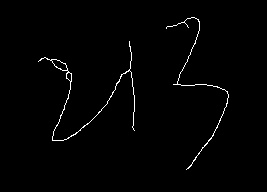
#> input picture data/ske1.jpg, 267 x 192 px
$ python segment.py --image data/ske1.jpg
#> lines starting #> are read from the running program, lines starting #| are printed output that depends on the picture; after the words box and inside, x2 and y2 are one past the last pixel; in counts of white or black regions, pixels touching at a corner belong together
#!/usr/bin/env python
# coding: utf-8

import numpy as np
import cv2
import argparse
import math
import sys

ap = argparse.ArgumentParser()
ap.add_argument("-i", "--image", required=True, help="path to input image")
args = vars(ap.parse_args())


def skeletonize(img):
    """ OpenCV function to return a skeletonized version of img, a Mat object"""

    #  hat tip to http://felix.abecassis.me/2011/09/opencv-morphological-skeleton/

    img = img.copy()  # don't clobber original
    skel = img.copy()

    skel[:,:] = 0
    kernel = cv2.getStructuringElement(cv2.MORPH_CROSS, (3, 3))

    while True:
        eroded = cv2.morphologyEx(img, cv2.MORPH_ERODE, kernel)
        temp = cv2.morphologyEx(eroded, cv2.MORPH_DILATE, kernel)
        temp = cv2.subtract(img, temp)  # 消失的像素是skeleton的一部分
        skel = cv2.bitwise_or(skel, temp)
        img[:, :] = eroded[:, :]
        if cv2.countNonZero(img) == 0:
            break

    return skel


def skeleton_endpoints(skel):
    # make out input nice, possibly necessary
    skel = skel.copy()
    skel[skel!=0] = 1
    skel = np.uint8(skel)

    # apply the convolution
    kernel = np.uint8([[1,  1, 1],
                       [1, 10, 1],
                       [1,  1, 1]])
    src_depth = -1
    filtered = cv2.filter2D(skel, src_depth, kernel)

    # now look through to find the value of 11
    # this returns a mask of the endpoints, but if you just want the coordinates,
    # you could simply return np.where(filtered==11)
    out = np.zeros_like(skel)
    out[np.where(filtered == 11)] = 1
    return out


img = cv2.imread(args["image"], 0)
#> img is the input picture: shape (192, 267); min 0, max 255, mean 3.1
# img = cv2.bitwise_not(img,img)
# gray = cv2.imread(args["image"],0)
gray = img
height, width = gray.shape
#> height = 192; width = 267

kernel1 = cv2.getStructuringElement(cv2.MORPH_CROSS, (5, 5))
erode = cv2.erode(gray, kernel1, iterations=1)
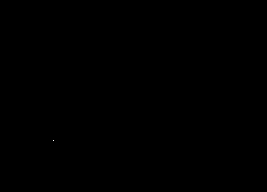
#> erode: shape (192, 267); values 0 (black) and 1 (white), 0% white in thin lines or dots, all inside (x1, y1, x2, y2) = (53, 140, 54, 141)
cv2.imshow('erode', erode)
cv2.waitKey(0)

ret, img = cv2.threshold(img, 127, 255, 0)
#> img: shape (192, 267); 1.2% white in thin lines or dots, all inside (x1, y1, x2, y2) = (38, 17, 229, 170)

skel = img  # skeletonize(img)

cv2.imshow("skel", skel)
cv2.waitKey(0)

# [4 lines of commented-out code are left out]

res = np.zeros((height, width))
im = skel
for x in range(1, height - 1):
    for y in range(1, width - 1):
        if im[x, y] == 0:
            continue
        neighbors = 0
        for k in range(-1, 1 + 1):
            for l in range(-1, 1 + 1):
                if not k and not l:
                    continue
                neighbors += im[x+k, y+l]
        if neighbors/255 > 2:
            res[x, y] = 255
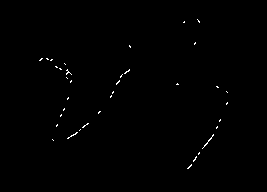
#> res: shape (192, 267) float64; 0.4% white in thin lines or dots, all inside (x1, y1, x2, y2) = (39, 19, 228, 169)
            # im[x, y] = 0

for x in range(1, height - 1):
    for y in range(1, width - 1):
        if res[x, y] == 0:
            continue
        neighbors = (res[x+1, y] + res[x-1, y] + res[x, y+1] + res[x, y-1])/255
        res[x, y] = 255 if neighbors > 1 or neighbors == 0 else 0
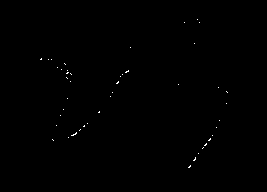
#> res: shape (192, 267) float64; 0.19% white in thin lines or dots, all inside (x1, y1, x2, y2) = (40, 19, 228, 168)

cv2.imshow('branchpoints', res)
cv2.imwrite('data/tmp.jpg', res)
cv2.waitKey(0)

kernel2 = cv2.getStructuringElement(cv2.MORPH_RECT, (4, 2*height+1))
close = cv2.morphologyEx(res, cv2.MORPH_CLOSE, kernel2)
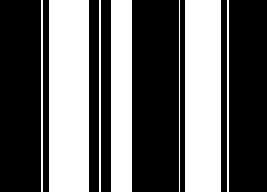
#> close: shape (192, 267) float64; 39% white; 7 white regions, largest, box (x1, y1, x2, y2) and area: (49, 0, 89, 192) 7680, (185, 0, 221, 192) 6912, (111, 0, 132, 192) 4032
cv2.imshow('close', close)
cv2.waitKey(0)

element = cv2.getStructuringElement(cv2.MORPH_RECT, (3, 3))
close = cv2.erode(close, element)
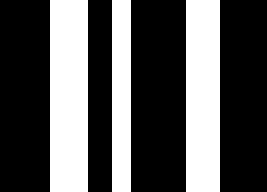
#> close: shape (192, 267) float64; 34.1% white; 3 white regions, box (x1, y1, x2, y2) and area: (50, 0, 88, 192) 7296, (186, 0, 220, 192) 6528, (112, 0, 131, 192) 3648
cv2.imshow('segmentline', close)
cv2.waitKey(0)

cv2.destroyAllWindows()
